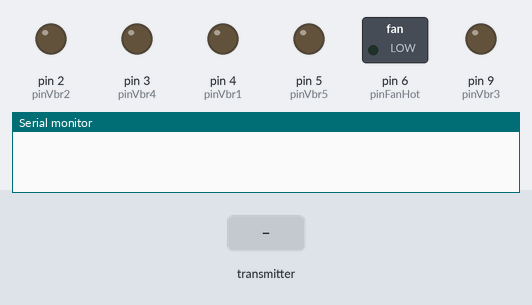
Bench run of a sketch on a simulated Arduino Uno, built with avr-gcc and run on an emulated ATmega328P. Shown: switched loads named in the sketch (green lamp = pin HIGH), output pins drawn as LEDs (lit = HIGH), the last lines printed to the serial monitor. The test bench sets the inputs (shaded band). No radio packets arrive unless stated.

Above: at 1.2 s.
1.3 s: the transmitter starts sending valueReceived = 0
At 2.2 s:
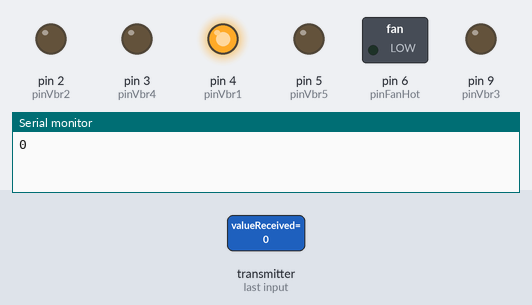
4.3 s: the transmitter starts sending valueReceived = 1
At 5.5 s:
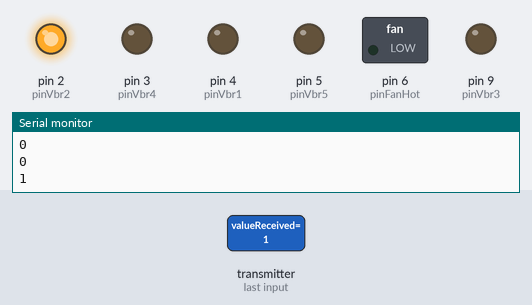
Timing chart, 0 to 7.3 s (numbered marks = the images above; inputs shaded):
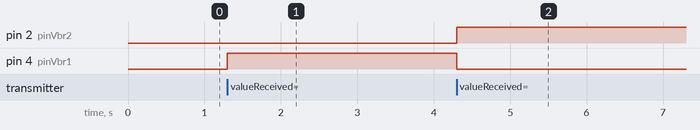

The sketch:

Recp.ino
```cpp
#include <SPI.h>
#include <RF24.h>

//Vibrators
#define pinVbr1 4
#define pinVbr2 2
#define pinVbr3 9
#define pinVbr4 3
#define pinVbr5 5

//Pumps
#define pinFanHot 6
#define pinPeltierCold 1

//RF24 module
#define pinCE   7             // On associe la broche "CE" du NRF24L01 à la sortie digitale D7 de l'arduino
#define pinCSN  8             // On associe la broche "CSN" du NRF24L01 à la sortie digitale D8 de l'arduino
#define tunnel  "PIPE1"       // On définit le "nom de tunnel" (5 caractères) à travers lequel on va recevoir les données de l'émetteur

RF24 radio(pinCE, pinCSN);    // Instanciation du NRF24L01

const byte adresse[6] = tunnel;       // Mise au format "byte array" du nom du tunnel                   // Avec cette librairie, on est "limité" à 32 caractères par message

void setup() {
    Serial.begin(9600);

    //Vibrators
    pinMode(pinVbr1, OUTPUT);
    pinMode(pinVbr2, OUTPUT);
    pinMode(pinVbr3, OUTPUT);
    pinMode(pinVbr4, OUTPUT);
    pinMode(pinVbr5, OUTPUT);

    //Pumps
    pinMode(pinFanHot, OUTPUT);
    pinMode(pinPeltierCold, OUTPUT);

    //NRF24
    radio.begin();                      // Initialisation du module NRF24
    radio.openReadingPipe(0, adresse);  // Ouverture du tunnel en LECTURE, avec le "nom" qu'on lui a donné
    radio.setPALevel(
            RF24_PA_MIN);      // Sélection d'un niveau "MINIMAL" pour communiquer (pas besoin d'une forte puissance, pour nos essais)
    radio.startListening();             // Démarrage de l'écoute du NRF24 (signifiant qu'on va recevoir, et non émettre quoi que ce soit, ici)
    radio.setChannel(100);
}

void loop() {
    if (radio.available()) {
        char valueReceived;
        radio.read(&valueReceived,
                   sizeof(valueReceived));
        String myString = String(valueReceived);
        int valueToSend = myString.toInt();
        onVbr(valueToSend);
    }
}

void onVbr(int pin) {
    switch (pin) {
        case 0:
            Serial.println(pin);
            digitalWrite(pinVbr1, HIGH);
            delay(1500);
            digitalWrite(pinVbr1, LOW);
            break;
        case 1:
            Serial.println(pin);
            digitalWrite(pinVbr2, HIGH);
            delay(1500);
            digitalWrite(pinVbr2, LOW);
            break;
        case 2:
            Serial.println(pin);
            digitalWrite(pinVbr3, HIGH);
            delay(1500);
            digitalWrite(pinVbr3, LOW);
            break;
        case 3:
            Serial.println(pin);
            digitalWrite(pinVbr4, HIGH);
            delay(1500);
            digitalWrite(pinVbr4, LOW);
            break;
        case 4:
            Serial.println(pin);
            digitalWrite(pinVbr5, HIGH);
            delay(1500);
            digitalWrite(pinVbr5, LOW);
            break;
        case 6:
            digitalWrite(pinPeltierCold, LOW);
            digitalWrite(pinFanHot, HIGH);
            break;
        case 7:
            digitalWrite(pinFanHot, LOW);
            digitalWrite(pinPeltierCold, HIGH);
            break;
        default:
            Serial.print("Error test");
            break;
    }
}
```

Measured:
- after the input at 1.3 s, pin 4 (pinVbr1): LOW → HIGH at once
- after the input at 4.3 s, pin 2 (pinVbr2): LOW → HIGH at once; pin 4 (pinVbr1): HIGH → LOW at once
